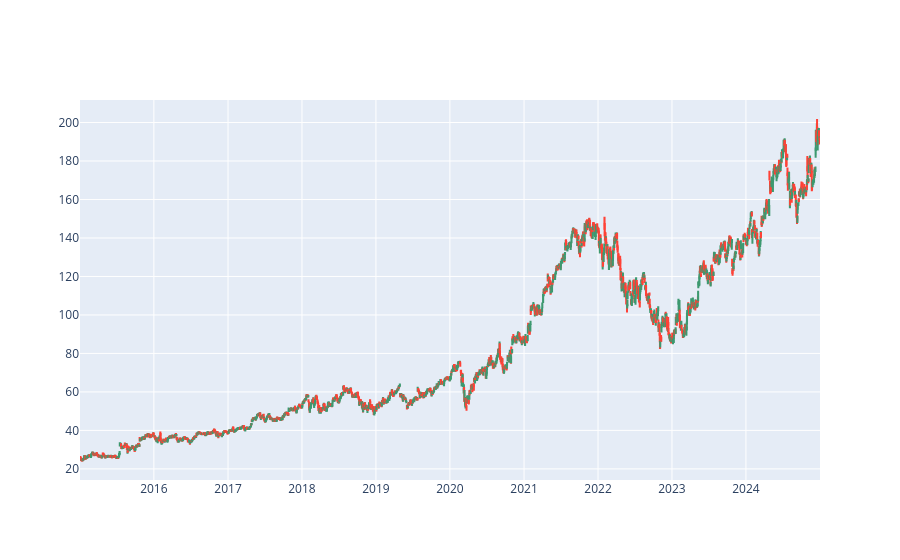

Notebook code cell kept with this figure:
### Markdown cell above
## 5. Data Visualization

Visualizing the stock data helps us better understand price trends, volatility, and trading volume over time. Here, we will use both interactive and static plots:

- **Candlestick Chart**: Provides a detailed view of price movements for each day.
- **Line Plots**: Show trends for closing, opening, high prices, and trading volume.

### Code cell
import plotly.graph_objects as go

# Candlestick Chart for stock price visualization

fig = go.Figure(data=[go.Candlestick(x = data01['Date'], open = data01['Open'],
                                    high = data01['High'],
                                    low = data01['Low'],
                                    close = data01['Close'])])
fig.update_layout(xaxis_rangeslider_visible=False)
fig.show()

### Figure 1 — Plotly figure (JSON) as saved in the notebook; plotly's stock layout.template omitted (floating-point values rounded to 4 significant figures; data arrays with more than 128 entries replaced by an {"elided": "..."} marker saying what was removed)
{"data": [{"close": {"elided": "2517 str values"}, "high": {"elided": "2517 str values"}, "low": {"elided": "2517 str values"}, "open": {"elided": "2517 str values"}, "type": "candlestick", "x": {"elided": "2517 str values"}}], "layout": {"xaxis": {"rangeslider": {"visible": false}}}}
